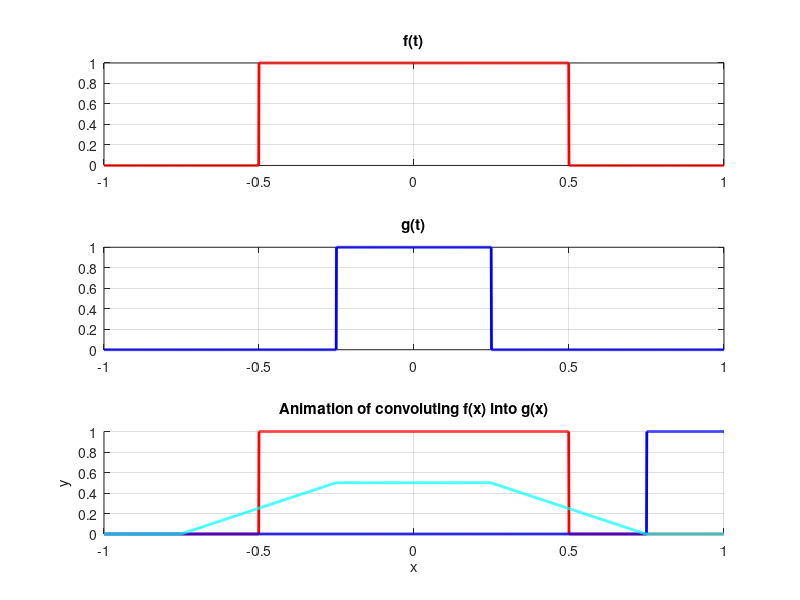

Reproduce this figure in MATLAB.
%% ECEN 110L, Linear Systems Lab 4

% Step 1
dt = 0.001;
t = -1:dt:1;

% Step 2
figure;

f = rectpuls(t, 1);

subplot(3, 1, 1);
plot(t, f, 'red', 'LineWidth', 2);

axis([-1 1 0 1])
title('f(t)');
grid on;

g = rectpuls(t, .5);

subplot(3, 1, 2);
plot(t, g, 'blue', 'LineWidth', 2);
axis([-1 1 0 1])
title('g(t)');
grid on;

% Part 2
subplot(3, 1, 3);
hold on;

title('Animation of convoluting f(x) into g(x)');
xlabel('x');
ylabel('y');
axis([-1 1 0 1])
grid on;

% data buffer
conv_v2 = t * 0;

plot(t, f, 'red', 'LineWidth', 2);
sliding = plot(t, g, 'blue', 'LineWidth', 2);
animation = plot(t, conv_v2, 'cyan', 'LineWidth', 2);

for k = 1:length(t)
    tau = k * dt - 1;

    g_flip = rectpuls(tau - t, 0.5);

    % move sliding window
    set(sliding, 'YData', g_flip);

    conv_v2(k) = trapz(t, f .* g_flip);

    set(animation,'XData', t);
    set(animation,'YData', conv_v2);

    pause(0.01);
end

saveas(gcf,'Lab4-P1.png');
